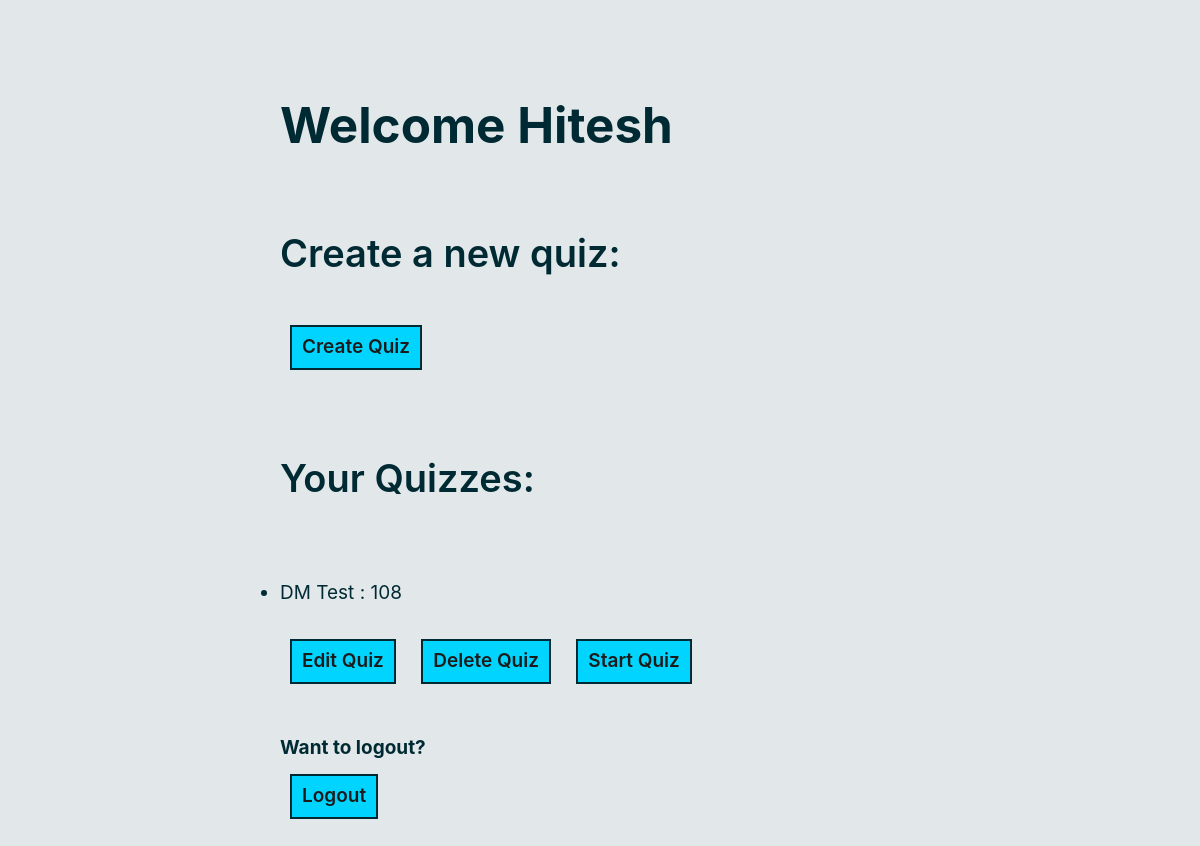
Page /admin_dashboard (signed in) on the earlier database version.
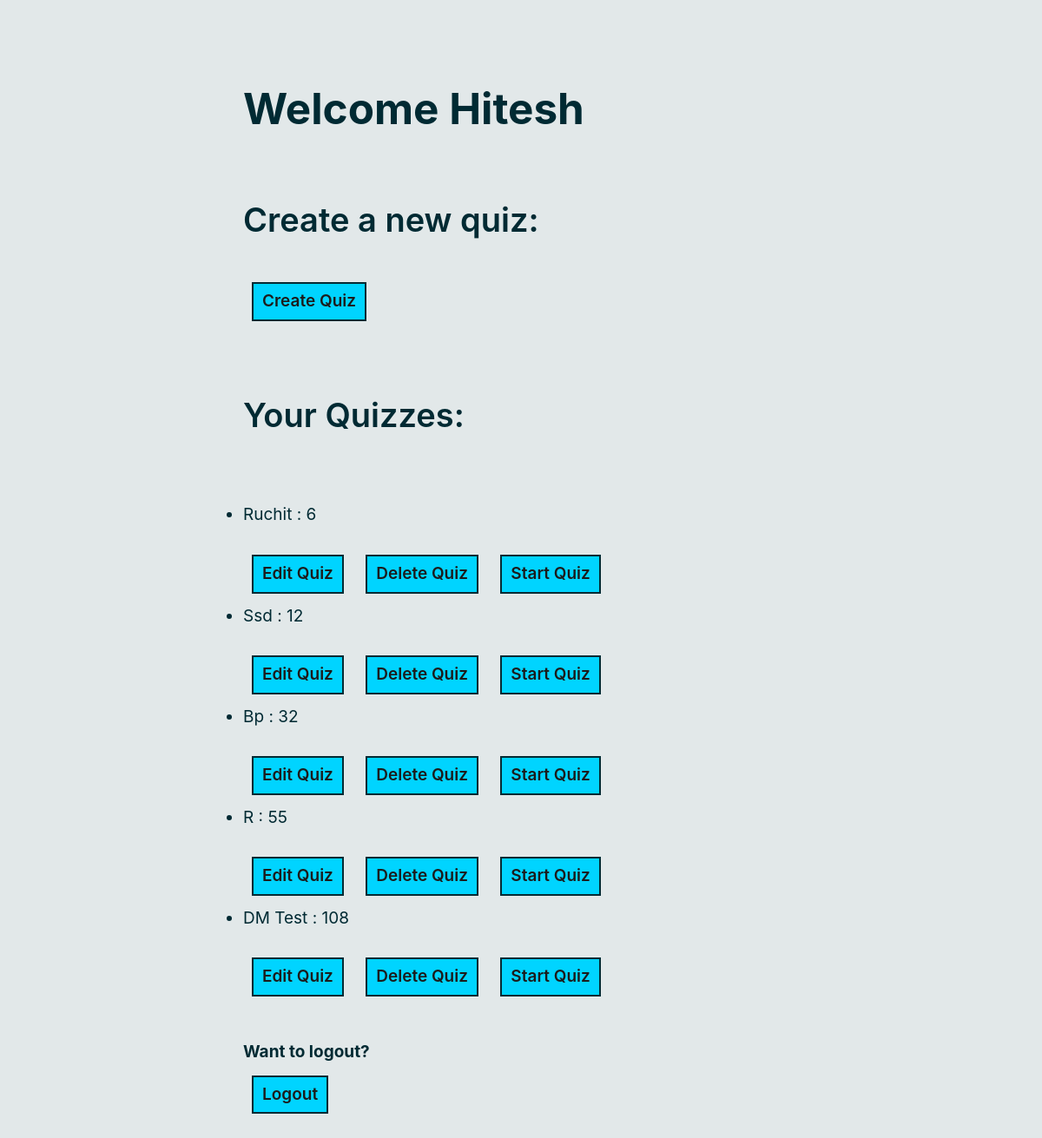
Same page on the later database version.
### tables this page shows
CREATE TABLE Admins(
    admin_id INTEGER PRIMARY KEY AUTOINCREMENT,
    username TEXT UNIQUE NOT NULL,
    email_id UNIQUE NOT NULL,
    password TEXT NOT NULL
);

CREATE TABLE Quizzes(
    quiz_id INTEGER PRIMARY KEY NOT NULL,
    quiz_name TEXT NOT NULL,
    admin_id INTEGER,
    start_time TIMESTAMP,
    appr_num INTEGER,
    FOREIGN KEY (admin_id) REFERENCES Admins (admin_id) ON DELETE CASCADE
);

### quiz_app/interface.py (the view)
@bp.route('/admin_dashboard', methods=('GET', 'POST'))
@admin_login_required
def admin_dashboard():
    Quizzes = get_db().execute(
        'SELECT * FROM Quizzes WHERE admin_id = ?', (g.admin['admin_id'],)
    ).fetchall()
    return render_template('admin_dashboard.html', Quizzes=Quizzes)

### quiz_app/auth.py (called while the page is built)
@bp.before_app_request
def load_logged_in_user():
    user_id = session.get('user_id')
    admin_id = session.get('admin_id')
    if admin_id is None:
        g.admin = None
    else:
        g.admin = get_db().execute(
            'SELECT * FROM Admins WHERE admin_id = ?', (admin_id,)
        ).fetchone()
    if user_id is None:
        g.user = None
    else:
        g.user = get_db().execute(
            'SELECT * FROM Users WHERE id = ?', (user_id,)
        ).fetchone()

def admin_login_required(view):
    @functools.wraps(view)
    def wrapped_view(**kwargs):
        if g.admin is None:
            return redirect(url_for('auth.login_admin'))
        return view(**kwargs)
    return wrapped_view

### quiz_app/db.py (called while the page is built)
def get_db():
    if 'db' not in g:
        g.db = sqlite3.connect(
            current_app.config['DATABASE'],
            detect_types=sqlite3.PARSE_DECLTYPES
        )
        g.db.row_factory = sqlite3.Row
    return g.db

### templates/admin_dashboard.html (shortened to what this page needs)
{% extends 'base.html' %}
    {% block content %}
    <h1>Welcome {{g.admin['username']}}</h1>
    <h2>Create a new quiz:</h2>
    <a href="{{url_for('quiz.create')}}" type="button" class="btn btn-outline-success">Create Quiz</a>
    <h2>Your Quizzes:</h2>
    <div class="your_quizzes">
        <ul>
            {% for quiz in Quizzes %}
                {% if quiz['admin_id'] == g.admin['admin_id'] %}
                    <li>{{quiz['quiz_name']}} : {{quiz['quiz_id']}}</li>
                    <a href="{{url_for('quiz.add_questions',quiz_id=quiz['quiz_id'])}}" type="button" class="btn btn-outline-success">Edit Quiz</a>
                    <a href="{{url_for('quiz.delete_quiz',quiz_id=quiz['quiz_id'])}}" type="button" class="btn btn-outline-danger">Delete Quiz</a>
                    <a href="{{url_for('approve.appr_num',quiz_id=quiz['quiz_id'])}}" type="button" class="btn btn-outline-primary">Start Quiz</a>
                {% endif %}
            {% endfor %}
        </ul>
    </div>
    <h4>Want to logout?</h4>
    <a href="{{url_for('auth.logout')}}" type="button" class="btn btn-outline-danger" style="bottom: 20px;">Logout</a>
    {% endblock %}

### templates/base.html (shortened to what this page needs)
<!DOCTYPE html>
<html lang="en">
<head>
  <link rel="stylesheet" href="/static/bk.css">
</head>
<body>
  {% block content %}{% endblock %}
</body>
</html>

Differences in the rows shown:
added Quizzes: quiz_name "Ruchit", quiz_id "6"
added Quizzes: quiz_name "Ssd", quiz_id "12"
added Quizzes: quiz_name "Bp", quiz_id "32"
added Quizzes: quiz_name "R", quiz_id "55"
